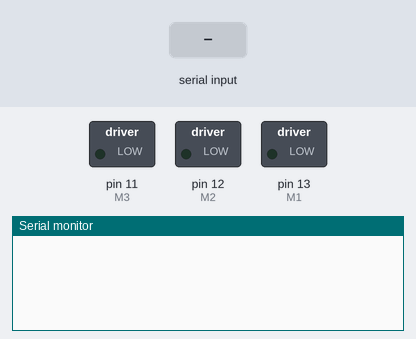
Bench run of a sketch on a simulated Arduino Uno, built with avr-gcc and run on an emulated ATmega328P. On the bench: switched loads named in the sketch (green lamp = pin HIGH), the last lines printed to the serial monitor. The inputs (shaded band) are chosen by the test bench.

Above: at 1.2 s.
1.3 s: "on" received over Serial
At 2.9 s:
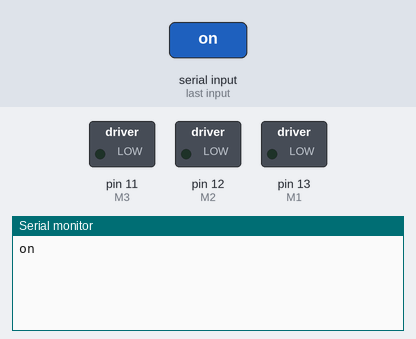
3.8 s: "off" received over Serial
At 6.0 s:
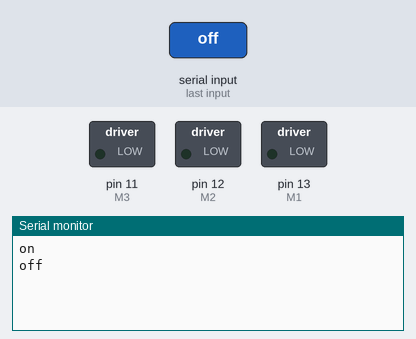
6.4 s: "s" received over Serial
At 8.1 s:
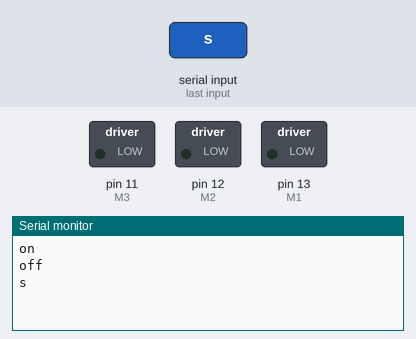

Measured:
- after the input at 1.3 s, the serial monitor: prints a new line after 1.1 s (image 1)
- after the input at 3.8 s, the serial monitor: prints a new line after 1.1 s (image 2)
- after the input at 6.4 s, the serial monitor: prints a new line after 1.1 s (image 3)

The sketch:

program.ino
```cpp
#define M1 13
#define M2 12
#define M3 11
#define S1 0
#define S2 1
#define S3 2

void setup(void) {

  Serial.begin(9600);
  pinMode(M1, OUTPUT);
  pinMode(M2, OUTPUT);
  pinMode(M3, OUTPUT);
  pinMode(S1, INPUT);
  pinMode(S2, INPUT);
  pinMode(S3, INPUT);
  Serial.flush();

}


void loop(void) {
  delay(100);
  if (Serial.available() > 0) {

    String action = Serial.readString();
    Serial.flush();

    char charPos = action.charAt(1);
    int pos = charPos;

    // If motor action
    if(action.startsWith("m")) {
      // If motor action == on
      if(action.indexOf("on") > 0) {
        switch(pos) {
          case 49:
            digitalWrite(M1, HIGH);
            break;
          case 50:
            digitalWrite(M2, HIGH);
            break;
          case 51:
            digitalWrite(M3, HIGH);
            break;
          default:
            Serial.println(action);
            break;
        }
      }

      // If motor action == off
      else if(action.indexOf("off") > 0) {
        switch(pos) {
          case 49:
            digitalWrite(M1, LOW);
            break;
          case 50:
            digitalWrite(M2, LOW);
            break;
          case 51:
            digitalWrite(M3, LOW);
            break;
          default:
            Serial.println(action);
            break;
        }
      }

    }

    else if(action.startsWith("s")) {
      switch(pos) {
        case 49:
          Serial.println(analogRead(S1));
          break;
        case 50:
          Serial.println(analogRead(S2));
          break;
        case 51:
          Serial.println(analogRead(S3));
          break;
        default:
          Serial.println(action);
          break;
      }
    }
    else {
      Serial.println(action);
    }

  }

}
```
